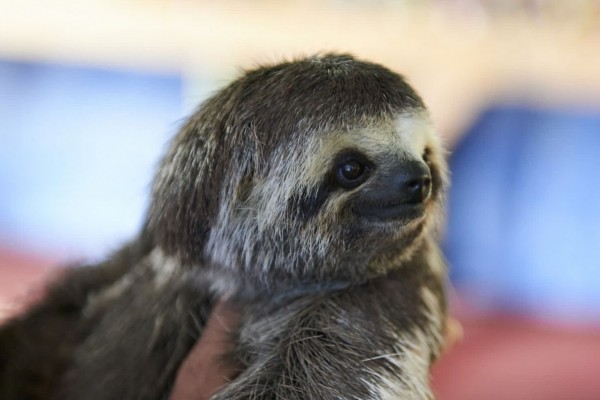
//> input picture issue_50/img/1.jpg, 600 x 400 px; its folder holds only this picture in this run
$ ./main   (built with g++ and OpenCV 4)
//> lines starting //> are read from the running program, lines starting //| are printed output that depends on the picture; after the words box and inside, x2 and y2 are one past the last pixel; in counts of white or black regions, pixels touching at a corner belong together
#include <opencv2/imgproc.hpp>
#include <opencv2/imgcodecs.hpp>
#include <opencv2/highgui.hpp>
#include <stdlib.h>
#include <stdio.h>
#include <iostream>
#include <time.h>
#include <fstream>
#include <string.h>
#include <time.h>

using namespace std;
using namespace cv;

void glcm(Mat &img, char *address){
    FILE *file;

    float energy=0,contrast=0,homogenity=0;
    float IDM=0,entropy=0, dissimilarity=0;
    float asm1=0, correlation=0;
    float mean1=0, mean2=0, omegai=0, omegaj=0;
    float variance=0,sumEntropy=0,sumVariance=0,sumAverage=0;
    float diferenceEntropy=0,diferenceVariance=0;

    int row=img.rows,col=img.cols;
    Mat gl=Mat::zeros(256,256,CV_32FC1);

    //creating glcm matrix with 256 levels,radius=1 and in the horizontal direction
    for(int i=0;i<row;i++)
        for(int j=0;j<col-1;j++)
            gl.at<float>(img.at<uchar>(i,j),img.at<uchar>(i,j+1))=gl.at<float>(img.at<uchar>(i,j),img.at<uchar>(i,j+1))+1;

    // normalizing glcm matrix for parameter determination
    gl=gl+gl.t();
    gl=gl/sum(gl)[0];


    for(int i=0;i<256;i++){
        for(int j=0;j<256;j++){
            contrast=contrast+(i-j)*(i-j)*gl.at<float>(i,j);
            homogenity=homogenity+gl.at<float>(i,j)/(1+abs(i-j)); // No denominador È ( i - j ) ao quadrado //
            dissimilarity=dissimilarity+gl.at<float>(i,j)*(abs(i-j));
            asm1=asm1+(gl.at<float>(i,j)*gl.at<float>(i,j));
            energy=energy+sqrt(asm1);

            if(i!=j){
                IDM=IDM+gl.at<float>(i,j)/((i-j)*(i-j)); //Taking k=2; // IDM no artigo o denominador È (1 + (i-j)^2)
            }
            if(gl.at<float>(i,j)!=0){
                entropy=entropy-gl.at<float>(i,j)*log10(gl.at<float>(i,j));
            }
            mean1=mean1+i*gl.at<float>(i,j);
            mean2=mean2+j*gl.at<float>(i,j);
            omegai=omegai+sqrt(gl.at<float>(i,j)*(i-mean1)*(i-mean2));
            omegaj=omegaj+sqrt(gl.at<float>(i,j)*(j-mean2)*(j-mean2));
            if (omegai!=0 && omegaj!=0){
                correlation=correlation+((((i*j)*(gl.at<float>(i,j)))-(mean1*mean2))/(omegai*omegaj));
            }
            variance+=((i-(mean1+mean2)/2)*(i-(mean1+mean2)/2))*gl.at<float>(i,j);
            for (int s=2; s<513; s++) {
                if (i+j==s && gl.at<float>(s)>0) {
                    sumEntropy+=(-1)*(gl.at<float>(s))*log10((gl.at<float>(s)));
                    sumVariance+=(i-sumEntropy)*(i-sumEntropy)*(gl.at<float>(s));
                    sumAverage+=i*(gl.at<float>(s));
                }
            }
            for (int s=0; s<256; s++) {
                if (i-j==s && gl.at<float>(s)>0) {
                    diferenceEntropy+=(-1)*(gl.at<float>(s))*log10(gl.at<float>(s));
                    diferenceVariance+=((i-(mean1+mean2)/2)*(i-(mean1+mean2)/2))*gl.at<float>(s);
                }
            }
        }
    }
    //Results
    cout<<"energy="<<energy<<endl;
    cout<<"contrast="<<contrast<<endl;
    cout<<"homogenity="<<homogenity<<endl;
    cout<<"IDM="<<IDM<<endl;
    cout<<"entropy="<<entropy<<endl;
    cout<<"dissimilarity="<<dissimilarity<<endl;
    cout<<"AngularSecondMoment="<<asm1<<endl;
    cout<<"correlation="<<correlation<<endl;
    cout<<"variance="<<variance<<endl;
    cout<<"sumEntropy="<<sumEntropy<<endl;
    cout<<"sumVariance="<<sumVariance<<endl;
    cout<<"sumAverage="<<sumAverage<<endl;
    cout<<"diferenceEntropy="<<diferenceEntropy<<endl;
    cout<<"diferenceVariance="<<diferenceVariance<<endl<<endl<<endl;

    file=fopen(address, "a");
    fprintf(file,"%f,",entropy);
    fprintf(file,"%f,",energy);
    fprintf(file,"%f,",homogenity);
    fprintf(file,"%f,",contrast);
    fprintf(file,"%f,",IDM);
    fprintf(file,"%f,",dissimilarity);
    fprintf(file,"%f,",asm1);
    fprintf(file,"%f,",correlation);
    fprintf(file,"%f,", variance);
    fprintf(file,"%f,", sumEntropy);
    fprintf(file,"%f,", sumVariance);
    fprintf(file,"%f,", sumAverage);
    fprintf(file,"%f,", diferenceEntropy);
    fprintf(file,"%f\n", diferenceVariance);
    fclose(file);
}

void abrirFileGLCM(char *addr){

    FILE *file = fopen(addr, "w");
    fclose(file);

}

void abrirFileTime(char *addr){

    FILE *file = fopen(addr, "w");
    fclose(file);

}


int main(){
    FILE *tempo;
    char addr_GLCM[100] = "../Results/GLCM.txt";
    char addr_times[100] = "../Results/Times.txt";
    clock_t temp[2];
    abrirFileGLCM(addr_GLCM);
    abrirFileTime(addr_times);
    Mat image;
    int x=0;
    while (x<10) {
        temp[0]=clock();
        x++;
        char add[200];
        sprintf(add, "../img/%d.jpg",x);
        image= imread(add,IMREAD_COLOR);
//> image is the input picture: 400 rows x 600 cols, CV_8UC3; mean B, G, R 143.6, 138.7, 141
        if(!image.data){
            cout<<"Image not found!"<<endl;
            exit(0);
        }
        cvtColor(image, image, CV_RGB2GRAY);
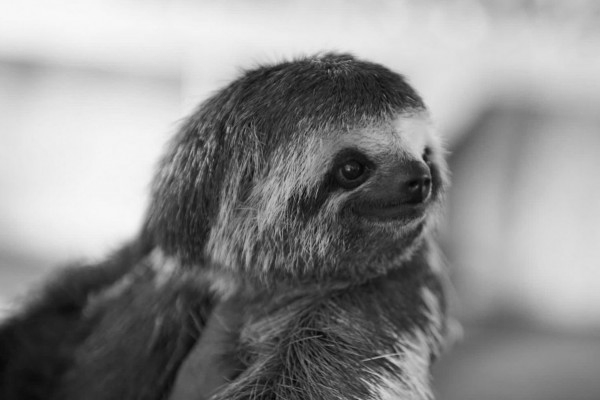
//> image: 400 rows x 600 cols, CV_8UC1; min 1, max 249, mean 140.5

        glcm(image,addr_GLCM);
//> after the loop in glcm, `for(int i=0;i<row;i++)`:
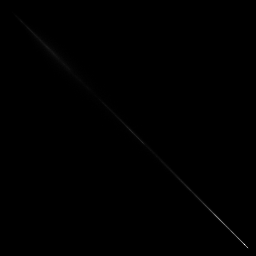
//> gl: 256 rows x 256 cols, CV_32FC1; min 0, max 2332, mean 3.7; drawn with min black and max white
//> in glcm, `gl=gl+gl.t();`:
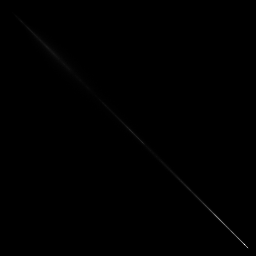
//> gl: 256 rows x 256 cols, CV_32FC1; 19.66% of pixels changed, all inside (x1, y1, x2, y2) = (1, 1, 250, 250); drawn with min black and max white
//> the loop in glcm, `for(int i=0;i<256;i++)` made 256 passes
//> (contrast, homogenity, dissimilarity, asm1, energy, IDM) on passes 1 to 3: (0, 0, 0, 0, 0, 0), (0.00227, 2.95e-07, 8.35e-05, 8.71e-12, 0.000708, 3.46e-08), (0.00227, 2.95e-07, 8.35e-05, 8.71e-12, 0.00146, 3.46e-08)
//> after the loop in glcm, `for(int i=0;i<256;i++)`: contrast = 70.21; homogenity = 0.531; dissimilarity = 3.94; asm1 = 0.00129; energy = 832.5; IDM = 0.29; entropy = 3.41; mean1 = 140.4; omegai = 6489.3; omegaj = 6481.7; correlation = -8.33; variance = 9435.1; sumEntropy = 0.00555
//| energy=832.489
//| contrast=70.2102
//| homogenity=0.531439
//| IDM=0.290086
//| entropy=3.41173
//| dissimilarity=3.93694
//| AngularSecondMoment=0.00129192
//| correlation=-8.32834
//| variance=9435.11
//| sumEntropy=0.00554777
//> (the program exits here)
